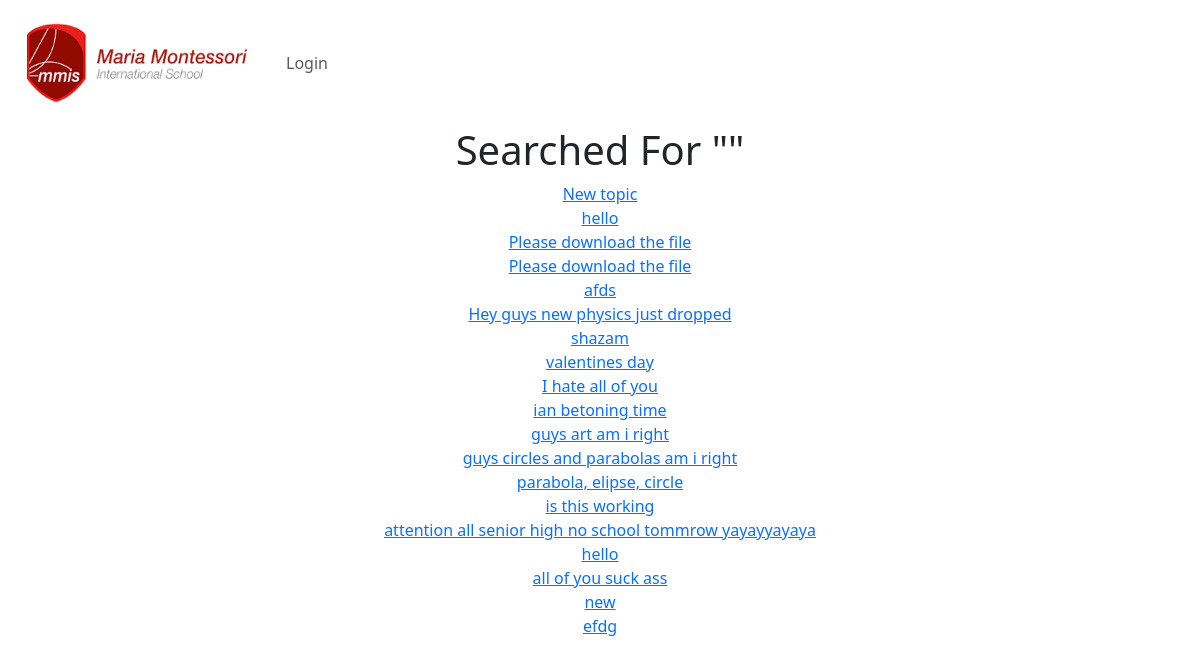
The app's page /search/ with its own data.
### main/models.py (models this page shows, shortened)
class Post(models.Model):
    author = models.ForeignKey(User, on_delete=models.CASCADE)
    title = models.CharField(max_length=100)
    file = models.FileField(upload_to='uploads/', blank=True, null=True)
    body = RichTextField(blank=True, null=True)
    date = models.DateField(auto_now_add=True)
    category = models.ForeignKey(Category, on_delete=models.CASCADE)
    subject = models.ForeignKey(Subject, on_delete=models.CASCADE)
    class Meta:
        ordering = ['-date']  # Order by date in descending order (newest to oldest)

### main/views.py (the view)
# urls.py: path('search/', search_website, name="search"),
def search_website(request):
    if request.method == "POST":
        searched = request.POST.get('searched', '')
        search_filter = Q(title__icontains=searched) | Q(body__icontains=searched)
        posts = Post.objects.filter(search_filter)
        return render(request, 'search.html', {'searched': searched, 'posts': posts})
    else:
        return render(request, 'search.html', {})

### main/views.py (called while the page is built)
def categories_context(request):
    categories = Category.objects.all()  # Fetch all categories
    return {'categories': categories}

def post_context(request):
    posts = Post.objects.all()  # Fetch all categories
    return {'posts': posts}

### main/templates/search.html (shortened to what this page needs)
{% extends 'base.html'%}
{% load static %}
{% block content%}
<!DOCTYPE html>
<html>
    <body>
        <link rel="stylesheet" type="text/css" href="{% static 'style.css' %}">
<div class=" text-center">
    <h1> Searched For "{{searched}}" </h1>
    {% if posts %}
        {% for post in posts %}
            <a href="{% url 'details' post.id %}">{{ post.title }}</a><br/>
        {% endfor %}
    {% else %}
        <p>No matching posts found.</p>
    {% endif %}
</div>
    </body>
</html>
{% endblock %}

### static/style.css (style rules this page uses)
body { background-color: rgb(255, 255, 255); }

### records on screen
Post: title "New topic"
Post: title "hello"
Post: title "Please download the file"
Post: title "Please download the file"
Post: title "afds"
Post: title "Hey guys new physics just dropped"
Post: title "shazam"
Post: title "valentines day"
Post: title "I hate all of you"
Post: title "ian betoning time"
Post: title "guys art am i right"
Post: title "guys circles and parabolas am i right"
Post: title "parabola, elipse, circle"
Post: title "is this working"
Post: title "attention all senior high no school tommrow yayayyayaya"
Post: title "hello"
Post: title "all of you suck ass"
Post: title "new"
Post: title "efdg"
